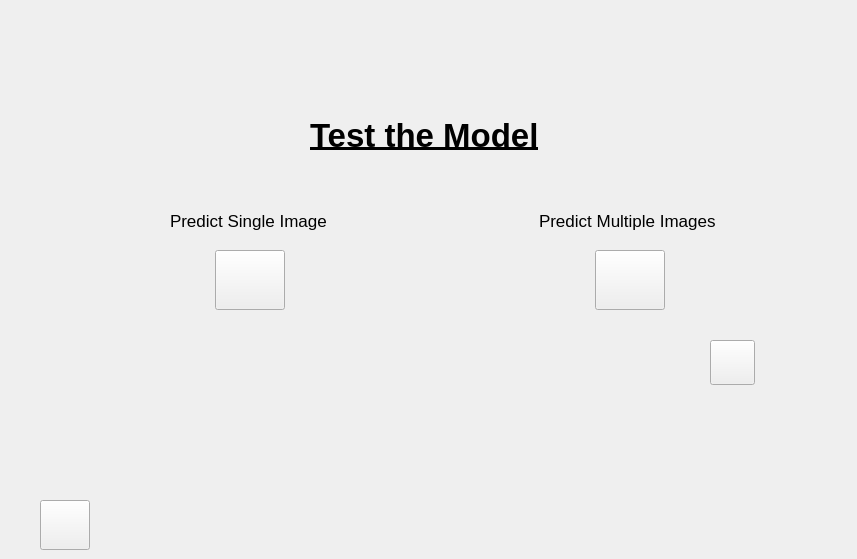
      <widget class="QWidget" name="open_existing_predict">
       <property name="minimumSize">
        <size>
         <width>857</width>
         <height>472</height>
        </size>
       </property>
       <widget class="QLabel" name="singleimage_text">
        <property name="geometry">
         <rect>
          <x>170</x>
          <y>210</y>
          <width>161</width>
          <height>21</height>
         </rect>
        </property>
        <property name="minimumSize">
         <size>
          <width>160</width>
          <height>20</height>
         </size>
        </property>
        <property name="font">
         <font>
          <pointsize>13</pointsize>
         </font>
        </property>
        <property name="text">
         <string>Predict Single Image</string>
        </property>
       </widget>
       <widget class="QLabel" name="multipleimages_text">
        <property name="geometry">
         <rect>
          <x>539</x>
          <y>210</y>
          <width>181</width>
          <height>21</height>
         </rect>
        </property>
        <property name="minimumSize">
         <size>
          <width>180</width>
          <height>20</height>
         </size>
        </property>
        <property name="font">
         <font>
          <pointsize>13</pointsize>
         </font>
        </property>
        <property name="text">
         <string>Predict Multiple Images</string>
        </property>
       </widget>
       <widget class="QLabel" name="testmodel_text_pre">
        <property name="geometry">
         <rect>
          <x>310</x>
          <y>70</y>
          <width>251</width>
          <height>131</height>
         </rect>
        </property>
        <property name="minimumSize">
         <size>
          <width>231</width>
          <height>131</height>
         </size>
        </property>
        <property name="font">
         <font>
          <pointsize>25</pointsize>
          <weight>75</weight>
          <bold>true</bold>
          <underline>true</underline>
         </font>
        </property>
        <property name="text">
         <string>Test the Model</string>
        </property>
       </widget>
       <widget class="QPushButton" name="homeButton_5">
        <property name="geometry">
         <rect>
          <x>40</x>
          <y>500</y>
          <width>50</width>
          <height>50</height>
         </rect>
        </property>
        <property name="minimumSize">
         <size>
          <width>50</width>
          <height>50</height>
         </size>
        </property>
        <property name="maximumSize">
         <size>
          <width>50</width>
          <height>50</height>
         </size>
        </property>
        <property name="text">
         <string/>
        </property>
        <property name="icon">
         <iconset resource="icons/icons.qrc">
          <normaloff>:/images/home.png</normaloff>:/images/home.png</iconset>
        </property>
        <property name="iconSize">
         <size>
          <width>40</width>
          <height>40</height>
         </size>
        </property>
        <property name="flat">
         <bool>false</bool>
        </property>
       </widget>
       <widget class="QPushButton" name="continueButton_5">
        <property name="geometry">
         <rect>
          <x>710</x>
          <y>340</y>
          <width>45</width>
          <height>45</height>
         </rect>
        </property>
        <property name="minimumSize">
         <size>
          <width>45</width>
          <height>45</height>
         </size>
        </property>
        <property name="maximumSize">
         <size>
          <width>45</width>
          <height>45</height>
         </size>
        </property>
        <property name="text">
         <string/>
        </property>
        <property name="icon">
         <iconset resource="icons/icons.qrc">
          <normaloff>:/images/right.png</normaloff>:/images/right.png</iconset>
        </property>
        <property name="iconSize">
         <size>
          <width>45</width>
          <height>45</height>
         </size>
        </property>
       </widget>
       <widget class="QPushButton" name="singleimageButton">
        <property name="geometry">
         <rect>
          <x>215</x>
          <y>250</y>
          <width>70</width>
          <height>60</height>
         </rect>
        </property>
        <property name="minimumSize">
         <size>
          <width>70</width>
          <height>60</height>
         </size>
        </property>
        <property name="maximumSize">
         <size>
          <width>70</width>
          <height>60</height>
         </size>
        </property>
        <property name="text">
         <string/>
        </property>
        <property name="icon">
         <iconset resource="icons/icons.qrc">
          <normaloff>:/images/image_select.png</normaloff>:/images/image_select.png</iconset>
        </property>
        <property name="iconSize">
         <size>
          <width>60</width>
          <height>70</height>
         </size>
        </property>
       </widget>
       <widget class="QPushButton" name="multiplemagesButton">
        <property name="geometry">
         <rect>
          <x>595</x>
          <y>250</y>
          <width>70</width>
          <height>60</height>
         </rect>
        </property>
        <property name="minimumSize">
         <size>
          <width>70</width>
          <height>60</height>
         </size>
        </property>
        <property name="maximumSize">
         <size>
          <width>70</width>
          <height>60</height>
         </size>
        </property>
        <property name="text">
         <string/>
        </property>
        <property name="icon">
         <iconset resource="icons/icons.qrc">
          <normaloff>:/images/folder_select.png</normaloff>:/images/folder_select.png</iconset>
        </property>
        <property name="iconSize">
         <size>
          <width>60</width>
          <height>60</height>
         </size>
        </property>
       </widget>
      </widget>
